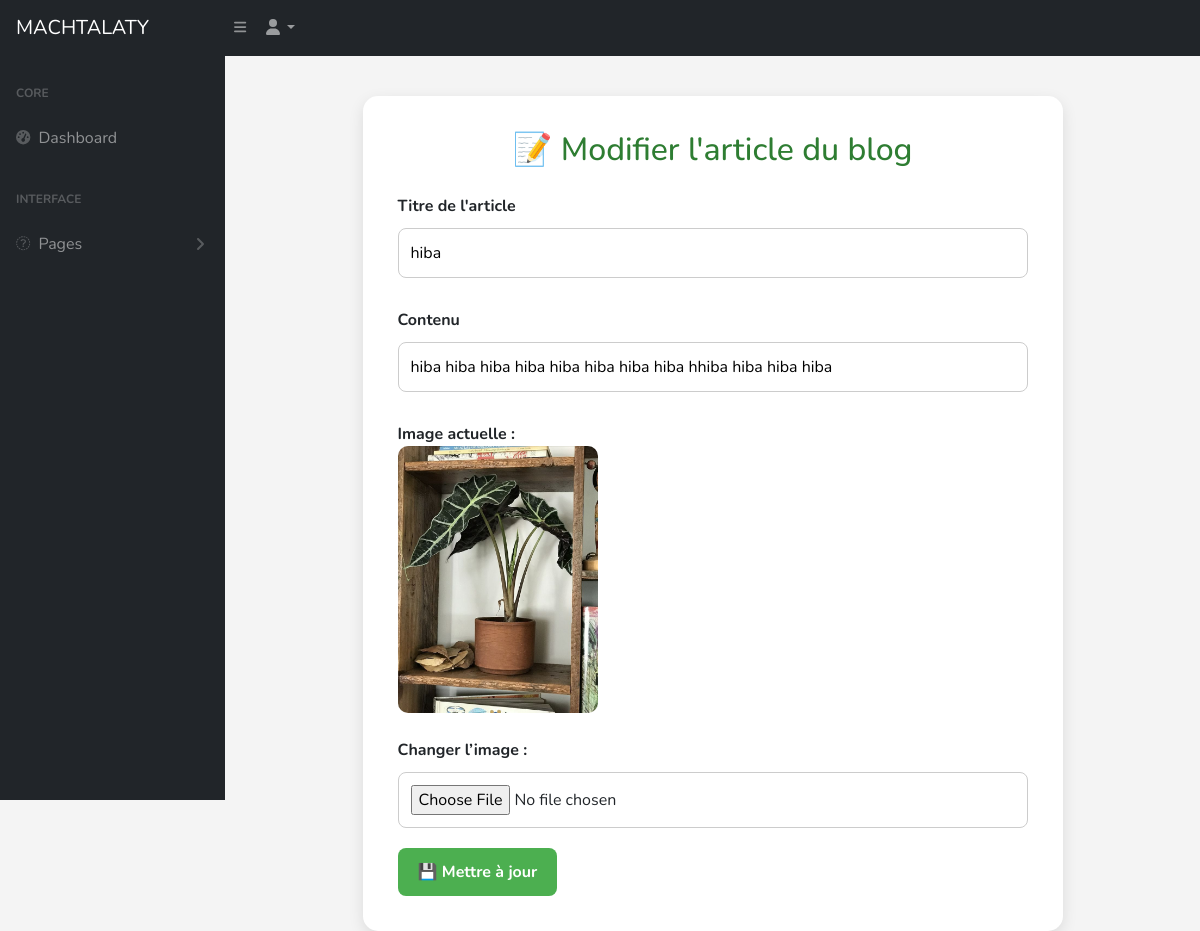
Screenshot of /admin/updateM_blog.php?name=hiba with the database file from the repository.
### tables this page shows
CREATE TABLE `blog` (
  `id` int(11) NOT NULL,
  `name` varchar(255) NOT NULL,
  `text` text NOT NULL,
  `image` varchar(255) NOT NULL,
  `created_at` timestamp NOT NULL DEFAULT current_timestamp()
);

### admin/updateM_blog.php (the view, shortened to what this page needs)
<?php
include('../admin/includs/header.php');
$conn = mysqli_connect('localhost', 'root', '', 'machtala') or die('connection failed');
if (isset($_GET['name'])) {
    $name = mysqli_real_escape_string($conn, $_GET['name']);
    $select = mysqli_query($conn, "SELECT * FROM blog WHERE name = '$name'") or die('query failed');
    if (mysqli_num_rows($select) > 0) {
        $blog = mysqli_fetch_assoc($select);
    } else {
        echo "<p>Blog introuvable.</p>";
        exit;
    }
}
?>
<!DOCTYPE html>
<html lang="fr">
<head>
</head>
<body>
<div class="container">
    <h2>📝 Modifier l'article du blog</h2>
    <form action="" method="post" enctype="multipart/form-data">
        <label for="name">Titre de l'article</label>
        <input type="text" name="name" value="<?= htmlspecialchars($blog['name']); ?>" required>
        <label for="text">Contenu</label>
        <input type="text" name="text" value="<?= htmlspecialchars($blog['text']); ?>" required>
        <label>Image actuelle :</label>
        <img src="../admin/uploaded_img/<?= htmlspecialchars($blog['image']); ?>" alt="Image actuelle">
        <label for="image">Changer l’image :</label>
        <input type="file" name="image" accept="image/*">
        <input type="submit" name="update_blog" value="💾 Mettre à jour">
    </form>
</div>
</body>
</html>

### admin/updateM_blog.php (style rules this page uses)
body { font-family: 'Nunito', sans-serif; background-color: #f4f4f4; padding: 40px 20px; }
.container { max-width: 700px; margin: auto; background-color: #fff; padding: 35px; border-radius: 15px; box-shadow: 0 5px 15px rgba(0,0,0,0.1); }
h2 { text-align: center; color: #2e7d32; margin-bottom: 25px; }
form input[type="text"], form input[type="file"] { width: 100%; padding: 12px; margin: 10px 0 20px; border: 1px solid #ccc; border-radius: 8px; }
img { max-width: 200px; border-radius: 10px; margin-bottom: 15px; }
label { font-weight: bold; display: block; margin-top: 10px; }
input[type="submit"] { background-color: #4caf50; color: white; padding: 12px 20px; border: none; border-radius: 8px; cursor: pointer; font-weight: bold; transition: background 0.3s; }

### rows the page displays
blog: name "hiba", text "hiba hiba hiba hiba hiba hiba hiba hiba hhiba hiba hiba hiba", image (picture)
